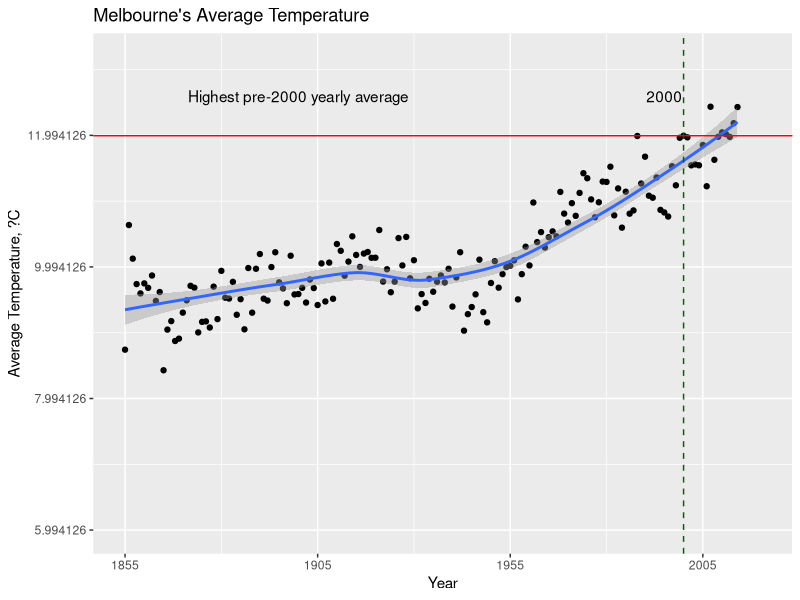

The R script that drew this image:
melb <- read.csv("melbourne.csv", as.is=TRUE, header=TRUE)
library("dplyr")
library("ggplot2")

melb <- na.omit(melb)

max.temp <- select(melb, Year:Min)%>%
  #filter(Month == 10 )%>%
  group_by(Year)%>%
  summarize(Ave = mean(Min))

#max temp pre-2000
mt <- max(max.temp$Ave[2:146], na.rm=TRUE)

ggplot(max.temp, aes(Year,Ave)) + 
  geom_point() + 
  geom_smooth() + 
  geom_hline(yintercept = mt, color="red") +
  geom_vline(xintercept = 2000, color="darkgreen", linetype = "dashed") +
  ggtitle("Melbourne's Average Temperature") + 
  annotate("text", label = "Highest pre-2000 yearly average", x = 1900, y = mt*1.05) + 
  annotate("text", label = "2000", x = 1995, y = mt*1.05) + 
  scale_x_continuous("Year",limits=c(1855,2020), breaks=seq(1855,2020, 50)) +
  scale_y_continuous("Average Temperature, ?C",limits=c(0.5*mt,mt*1.1), breaks=seq(0.5*mt,mt*1.1, 2))

